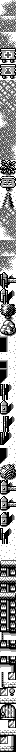

A 2D game scene composited from a Tiled map and its tileset images. What follows is a short description and the map's XML, with every tile layer's data as written:
An orthogonal 2x94 tile map with 8x8 px tiles, 1 tile layer (metatiles), 2 tilesets.

<map height="94" orientation="orthogonal" renderorder="right-down" tileheight="8" tilewidth="8" width="2">
	<tileset firstgid="1" tilewidth="8" tileheight="8">
		<image source="../../../gfx/tilesets/gfx_019_49e0.png" />
	</tileset>
	<tileset firstgid="96" tilewidth="8" tileheight="8">
		<image source="../../../gfx/tilesets/gfx_019_4fc0.png" />
	</tileset>
	<layer height="94" id="1" name="metatiles" width="2">
		<data encoding="csv">
2, 4,
3, 5,
6, 8,
7, 5,
9, 10,
7, 11,
12, 14,
13, 15,
16, 18,
17, 19,
20, 21,
21, 20,
20, 22,
7, 21,
23, 22,
24, 5,
25, 22,
7, 5,
25, 26,
7, 27,
28, 30,
29, 31,
32, 34,
33, 35,
36, 38,
37, 39,
25, 21,
20, 5,
40, 22,
41, 42,
25, 22,
43, 44,
25, 46,
45, 47,
48, 50,
49, 51,
52, 54,
53, 55,
56, 58,
57, 59,
60, 62,
61, 63,
64, 66,
65, 67,
68, 66,
64, 67,
64, 66,
69, 67,
70, 72,
71, 73,
74, 76,
75, 77,
78, 80,
79, 81,
82, 72,
83, 73,
65, 66,
69, 67,
84, 86,
85, 87,
88, 89,
75, 51,
74, 50,
75, 51,
90, 91,
75, 92,
93, 72,
71, 73,
68, 66,
94, 67,
96, 98,
97, 99,
98, 98,
97, 99,
98, 100,
97, 99,
101, 103,
102, 104,
105, 107,
106, 108,
105, 107,
109, 108,
105, 107,
109, 110,
111, 113,
112, 114,
115, 116,
114, 114,
117, 119,
118, 120,
121, 113,
114, 114,
115, 122,
114, 123</data>
	</layer>
</map>
